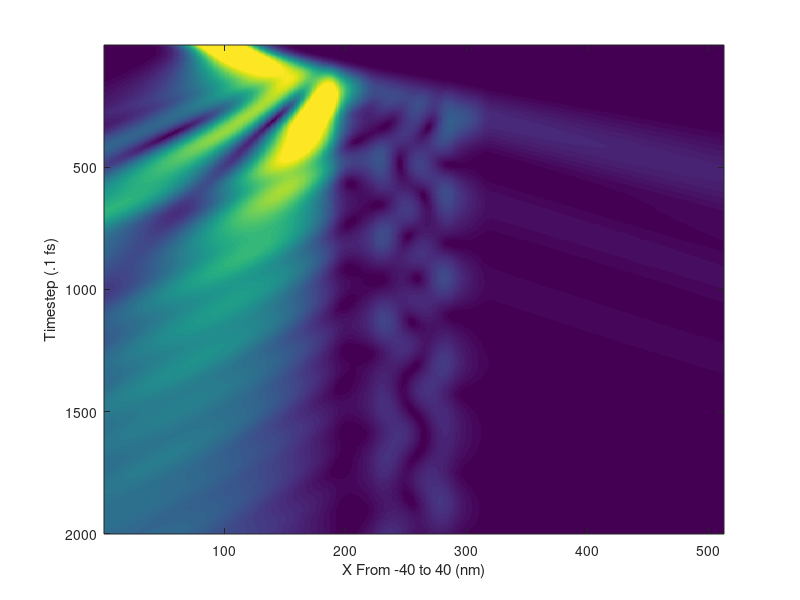

Recreate this plot in MATLAB.
%% SYSTEM TIME AND SPACE
SIZE = 512
%cells
XL = -40.0
XR = 40.0; %nanometers

TIMESTEPS = 2000

eV   = 1.6022e-19;
hbar = 1.0546e-34;
c_light = 2.9979e8;
Melectron = 0.51099e6;

Meffective = 0.067; % GaAs
MASS  = Melectron*Meffective; %eV
MASSE = MASS;
MASS_KG = MASS*eV /c_light^2;

m = MASS*eV/c_light^2;
MASS = 1/2;
Lenght_scale = 1;
Time_scale = 1e3*hbar/(2*m);
Energy_scale = eV*2*m *1e-18/hbar^2;
Velocity_scale = 1e-3 * 2 * m/hbar;
M = m;
fsec = Time_scale;

%Check
cprime = c_light/1e6*Velocity_scale;

DELTA = 0.1 * fsec;

%timestep in femtoseconds
J = SIZE;
H = (XR-XL)/(SIZE-1);

%grid size
X    = XL:H:XR;
temp = X*0;

%% SYSTEM MASS AND POTENTIAL
Vj = temp; % Potential in eV

% Vj=Vj+ 1e3*exp{ -1/2/ .0125" 2*(X-. 75). "2);
%X=X*Xmsca Ie;
Vj = Vj + (X>-10) & (X<-5) + (X>5) & (X<10);
Vj = Vj*0.25;
Vj = Vj*Energy_scale;


%Initial wavefunction
Psi0 = temp;
wave_sigma = sqrt(10.0);
X0 = -25;
K = 0.31;
Psi0 = exp( -1/2/wave_sigma^2*(X-X0).^2) .* exp(i*K*X);

% Normalize
% PsiO=PsiO*1 /sqrt( normaliz( abs(PsiO. *PsiO),X));
% SYSTEM DEFINITION ENDS


PSI = zeros(TIMESTEPS,SIZE);
PSI(1,:) = Psi0;
ALPHAj = temp;
%Fixed
Gj=Vj-2*i/DELTA;
Gj=Gj*(2*MASS);

Dj = 1 - H^2/12*Gj;
Aj = 1 + H^2*Gj./(2*Dj);
j = J;
niuJ = (1 - abs( Aj(j)^2))/abs(1 - Aj(j)^2);

j = 1;
niu1 = (1 - abs( Aj(j)^2))/abs(1 - Aj(j)^2);

% If V1=VJ then niu1=niuJ symmetrical
% Calculate all LEGENDRE coeficients (#timesteps) ahead of time index
% 1->n=0
%REPEAT 1 For X=1
j = 1;
lambda = 2*H^2/DELTA; %Fixed
c = 1 - i*lambda/( 6*Dj(j) ); %Fixed

phi = angle((Aj(j).^2 - 1) ./ c); %Fixed

niu = (1 - abs(Aj(j)^2)) / abs(1-Aj(j)^2);

% PLEASE NOTE PN(n) is actually Legrendre polynomial of order n-1
% So use to refer to PN(m) m=n+1
PN = temp;
LN = temp;
PN(1) = 1;
PN(2) = niu; % These are PNO and PN1

for m = 2:(TIMESTEPS-1)
    %generate Legendre polynomials;
    n = m-1;
    PN(m+1) = 2*niu*PN(m) - PN(m-1) - (niu*PN(m) - PN(m-1))/(n+1);
end;

LN(1) = niu*exp(-i*phi); % LN(O) would be -1; LNn is LN(n)
for n = 2:(TIMESTEPS-1)
    m = n+1;
    LN(n) = exp(-i*n*phi)/(2*n-1)*(PN(m) - PN(m-2));
    %LN(n)=exp(-i*n*phi)*( niu*PN(m-1 )-PN( m-2) )*(2*n+ 1)/ (2*n-1)/ (n+ 1);
end;
LN1 = LN;

%REPEAT 2 for X=J
j=J;

lambda = 2*H^2/DELTA; %Fixed

c = 1 - i*lambda/(6*Dj(j)); %Fixed

phi = angle((Aj(j).^2-1)./c); %Fixed

niu = (1 - abs(Aj(j)^2))/abs(1-Aj(j)^2);

% PLEASE NOTE PN(n) is actually Lagrage polynomial of order n-1
% So use to refer to PN(m) m=n+1
PN = temp;
LN = temp;
PN(1) = 1;
PN(2) = niu; % These are PNO and PN1
for m = 2:(TIMESTEPS-1)
    %generate Legendre polynomials;
    n = m-1;
    PN(m+1) = 2*niu*PN(m) - PN(m-1) - (niu*PN(m) - PN(m-1))/(n + 1);
end;
LN(1) = niu*exp(-i*phi); % LN(O) would be -1; LNn is LN(n)

for n=2:(TIMESTEPS-1)
    m = n+1;
    LN(n)=exp(-i*n*phi) /(2*n-1)*(PN(m)-PN(m-2));
    %LN( n )=exp( -i*n*phi)*( niu*PN( m-1 )-PN( m-2) )*(2*n+1) /(2*n-1) /( n+ 1);
end;
LNJ = LN;

%###################################
%###################################
% LOOP
%###################################
%###################################
for N_INDEX=1:(TIMESTEPS-1)

    N_INDEX
    %###################################
    %STEP 1
    %###################################
    Fj = 4*i*PSI(N_INDEX,:)/DELTA;
    Fj = Fj*2*MASS;
    
    %###################################
    %STEP 2
    %###################################
    % From the left
    % Calc Ej Fixed
    t1 = Aj(1) + sqrt(Aj(1)^2-1);
    t2 = Aj(1) - sqrt(Aj(1)^2-1);
    if(abs(t1) > 1)
        ALPHAj(1) = t1;
    else
        ALPHAj(1) = t2;
    end;
    Ej(1) = ALPHAj(1);
    %Recurrence
    for j=2:SIZE
        Ej(j) = 2*Aj(j) - 1.0/Ej(j-1);
    end

    % Calc Qj Variable
    j = 1;
    %convolution
    SUM=0;
    for k=1:N_INDEX
        n = N_INDEX - k + 1;
        SUM = SUM + PSI(k,j)*LN1(n);
    end;
    j = 1;
    
    Qj(j) = conj(Dj(j)) * ( conj(Aj(j)) - ALPHAj(j) ) * PSI(N_INDEX,j) + Dj(j)*( Aj(j) - ALPHAj(j) )*SUM;

    %Recurrence
    for j=2:SIZE
        Qj(j) = Qj(j-1)/Ej(j-1) + H^2*Fj(j)/Dj(j);
    end
    
    %###################################
    %STEP 3
    %###################################
    %From the right
    t1 = Aj(J) + sqrt( Aj(J)^2 - 1 );
    t2 = Aj(J) - sqrt( Aj(J)^2 - 1);
    if (abs(t1) > 1)
        ALPHAj(J) = t1;
    else
        ALPHAj(J) = t2;
    end;
    j = J;
    %convolution
    SUM = 0;
    for k = 1:N_INDEX
        n = N_INDEX - k + 1;
        SUM = SUM + PSI(k,j)*LNJ(n);
    end;
    j = J;

    BETAj(j) = conj(Dj(j))*( conj(Aj(j)) - ALPHAj(j) )*PSI(N_INDEX,j) + Dj(j)*( Aj(j) - ALPHAj(j))*SUM;
    Wj(J) = ( Qj(J-1) + BETAj(J)*Ej(J-1) ) / ( 1 - ALPHAj(J)*Ej(J-1) );
    %Recurrence for Wj
    for j=(J):-1:2
        Wj(j-1) = ( Wj(j) - Qj(j-1)) /Ej(j-1);
    end

    %##############################
    %STEP 4
    %##############################
    % Calculate Psi from Wj
    PSI(N_INDEX+1,:) = PSI(N_INDEX,:) .* ( i*H^2./(3*DELTA*Dj) - 1 ) + Wj./Dj;
end;

figure
image( abs(PSI)*100 );
ylabel('Timestep (.1 fs)');
xlabel('X From -40 to 40 (nm)');


